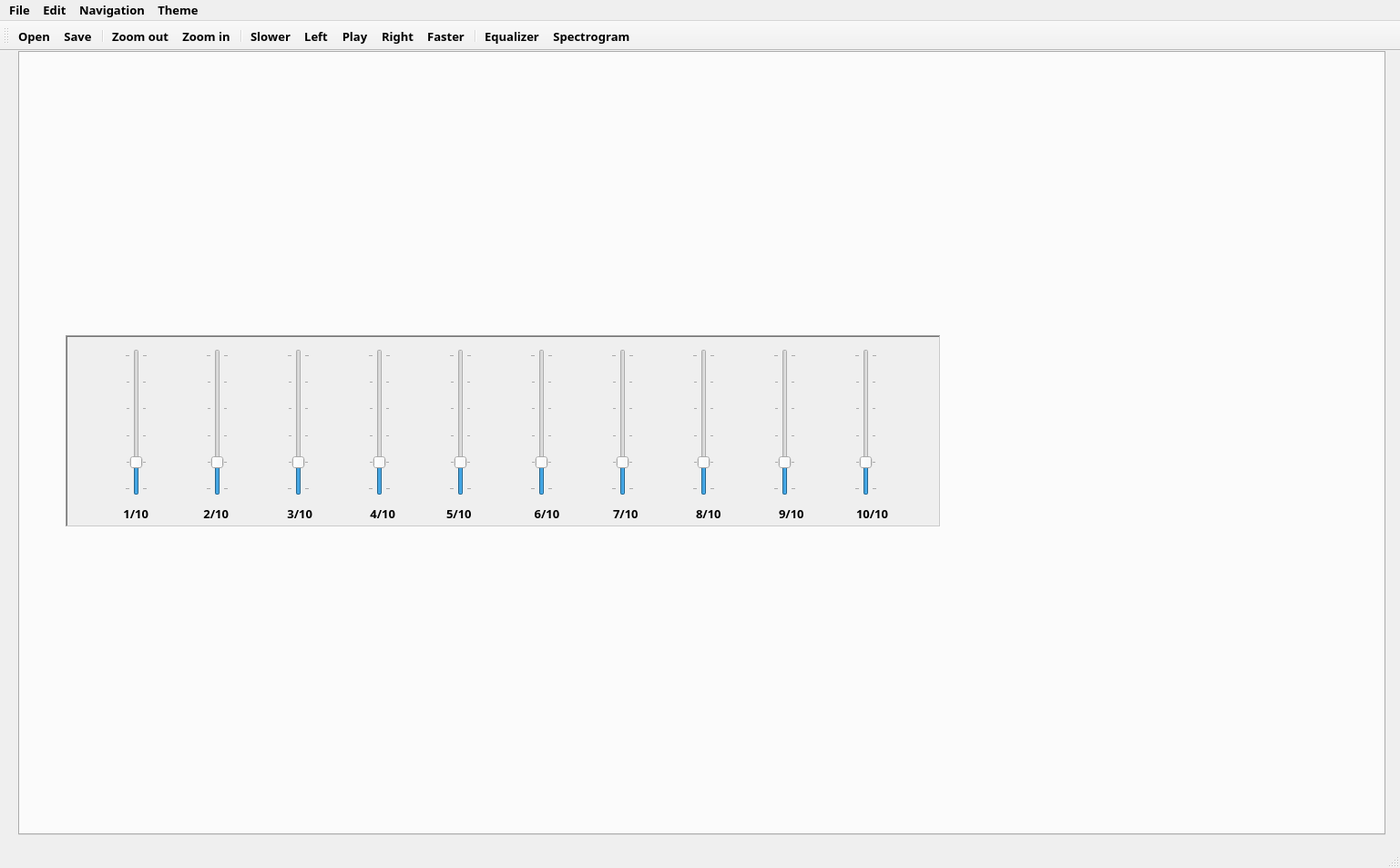
<?xml version="1.0" encoding="UTF-8"?>
<ui version="4.0">
 <class>MainWindow</class>
 <widget class="QMainWindow" name="MainWindow">
  <property name="geometry">
   <rect>
    <x>0</x>
    <y>0</y>
    <width>1537</width>
    <height>953</height>
   </rect>
  </property>
  <property name="font">
   <font>
    <family>Source Sans Pro Black</family>
    <pointsize>10</pointsize>
    <weight>75</weight>
    <italic>false</italic>
    <bold>true</bold>
    <strikeout>false</strikeout>
    <kerning>false</kerning>
   </font>
  </property>
  <property name="windowTitle">
   <string>Equalizer</string>
  </property>
  <property name="windowIcon">
   <iconset resource="Resources.qrc">
    <normaloff>:/Resources/images/sig.png</normaloff>:/Resources/images/sig.png</iconset>
  </property>
  <property name="tabShape">
   <enum>QTabWidget::Rounded</enum>
  </property>
  <widget class="QWidget" name="centralwidget">
   <widget class="QTabWidget" name="tabWidget">
    <property name="geometry">
     <rect>
      <x>20</x>
      <y>0</y>
      <width>1501</width>
      <height>861</height>
     </rect>
    </property>
    <property name="sizePolicy">
     <sizepolicy hsizetype="Preferred" vsizetype="Fixed">
      <horstretch>0</horstretch>
      <verstretch>0</verstretch>
     </sizepolicy>
    </property>
    <property name="minimumSize">
     <size>
      <width>6</width>
      <height>0</height>
     </size>
    </property>
    <property name="tabPosition">
     <enum>QTabWidget::North</enum>
    </property>
    <property name="tabShape">
     <enum>QTabWidget::Rounded</enum>
    </property>
    <property name="currentIndex">
     <number>0</number>
    </property>
    <property name="iconSize">
     <size>
      <width>32</width>
      <height>32</height>
     </size>
    </property>
    <property name="elideMode">
     <enum>Qt::ElideLeft</enum>
    </property>
    <property name="documentMode">
     <bool>false</bool>
    </property>
    <property name="tabsClosable">
     <bool>true</bool>
    </property>
    <property name="movable">
     <bool>true</bool>
    </property>
    <property name="tabBarAutoHide">
     <bool>true</bool>
    </property>
    <widget class="QWidget" name="tab">
     <attribute name="title">
      <string>Tab 1</string>
     </attribute>
     <widget class="PlotWidget" name="Before" native="true">
      <property name="geometry">
       <rect>
        <x>50</x>
        <y>550</y>
        <width>961</width>
        <height>271</height>
       </rect>
      </property>
     </widget>
     <widget class="PlotWidget" name="Spectrogram_Before" native="true">
      <property name="geometry">
       <rect>
        <x>1050</x>
        <y>520</y>
        <width>431</width>
        <height>311</height>
       </rect>
      </property>
     </widget>
     <widget class="PlotWidget" name="Spectrograph_After" native="true">
      <property name="geometry">
       <rect>
        <x>1060</x>
        <y>10</y>
        <width>431</width>
        <height>301</height>
       </rect>
      </property>
     </widget>
     <widget class="PlotWidget" name="After" native="true">
      <property name="geometry">
       <rect>
        <x>50</x>
        <y>10</y>
        <width>961</width>
        <height>271</height>
       </rect>
      </property>
     </widget>
     <widget class="QFrame" name="frame">
      <property name="geometry">
       <rect>
        <x>50</x>
        <y>310</y>
        <width>961</width>
        <height>211</height>
       </rect>
      </property>
      <property name="layoutDirection">
       <enum>Qt::LeftToRight</enum>
      </property>
      <property name="autoFillBackground">
       <bool>true</bool>
      </property>
      <property name="frameShape">
       <enum>QFrame::WinPanel</enum>
      </property>
      <property name="frameShadow">
       <enum>QFrame::Sunken</enum>
      </property>
      <property name="lineWidth">
       <number>0</number>
      </property>
      <property name="midLineWidth">
       <number>0</number>
      </property>
      <widget class="QWidget" name="layoutWidget">
       <property name="geometry">
        <rect>
         <x>1</x>
         <y>15</y>
         <width>961</width>
         <height>161</height>
        </rect>
       </property>
       <layout class="QHBoxLayout" name="horizontalLayout">
        <property name="spacing">
         <number>0</number>
        </property>
        <property name="sizeConstraint">
         <enum>QLayout::SetDefaultConstraint</enum>
        </property>
        <item>
         <widget class="QSlider" name="Slider_1">
          <property name="sizePolicy">
           <sizepolicy hsizetype="Fixed" vsizetype="Expanding">
            <horstretch>0</horstretch>
            <verstretch>0</verstretch>
           </sizepolicy>
          </property>
          <property name="maximum">
           <number>5</number>
          </property>
          <property name="sliderPosition">
           <number>1</number>
          </property>
          <property name="orientation">
           <enum>Qt::Vertical</enum>
          </property>
          <property name="invertedControls">
           <bool>false</bool>
          </property>
          <property name="tickPosition">
           <enum>QSlider::TicksBothSides</enum>
          </property>
          <property name="tickInterval">
           <number>1</number>
          </property>
         </widget>
        </item>
        <item>
         <widget class="QSlider" name="Slider_2">
          <property name="sizePolicy">
           <sizepolicy hsizetype="Fixed" vsizetype="Expanding">
            <horstretch>0</horstretch>
            <verstretch>0</verstretch>
           </sizepolicy>
          </property>
          <property name="maximum">
           <number>5</number>
          </property>
          <property name="sliderPosition">
           <number>1</number>
          </property>
          <property name="orientation">
           <enum>Qt::Vertical</enum>
          </property>
          <property name="tickPosition">
           <enum>QSlider::TicksBothSides</enum>
          </property>
          <property name="tickInterval">
           <number>1</number>
          </property>
         </widget>
        </item>
        <item>
         <widget class="QSlider" name="Slider_3">
          <property name="sizePolicy">
           <sizepolicy hsizetype="Fixed" vsizetype="Expanding">
            <horstretch>0</horstretch>
            <verstretch>0</verstretch>
           </sizepolicy>
          </property>
          <property name="maximum">
           <number>5</number>
          </property>
          <property name="sliderPosition">
           <number>1</number>
          </property>
          <property name="orientation">
           <enum>Qt::Vertical</enum>
          </property>
          <property name="tickPosition">
           <enum>QSlider::TicksBothSides</enum>
          </property>
          <property name="tickInterval">
           <number>1</number>
          </property>
         </widget>
        </item>
        <item>
         <widget class="QSlider" name="Slider_4">
          <property name="sizePolicy">
           <sizepolicy hsizetype="Fixed" vsizetype="Expanding">
            <horstretch>0</horstretch>
            <verstretch>0</verstretch>
           </sizepolicy>
          </property>
          <property name="maximum">
           <number>5</number>
          </property>
          <property name="sliderPosition">
           <number>1</number>
          </property>
          <property name="orientation">
           <enum>Qt::Vertical</enum>
          </property>
          <property name="tickPosition">
           <enum>QSlider::TicksBothSides</enum>
          </property>
          <property name="tickInterval">
           <number>1</number>
          </property>
         </widget>
        </item>
        <item>
         <widget class="QSlider" name="Slider_5">
          <property name="sizePolicy">
           <sizepolicy hsizetype="Fixed" vsizetype="Expanding">
            <horstretch>0</horstretch>
            <verstretch>0</verstretch>
           </sizepolicy>
          </property>
          <property name="maximum">
           <number>5</number>
          </property>
          <property name="sliderPosition">
           <number>1</number>
          </property>
          <property name="orientation">
           <enum>Qt::Vertical</enum>
          </property>
          <property name="tickPosition">
           <enum>QSlider::TicksBothSides</enum>
          </property>
          <property name="tickInterval">
           <number>1</number>
          </property>
         </widget>
        </item>
        <item>
         <widget class="QSlider" name="Slider_6">
          <property name="sizePolicy">
           <sizepolicy hsizetype="Fixed" vsizetype="Expanding">
            <horstretch>0</horstretch>
            <verstretch>0</verstretch>
           </sizepolicy>
          </property>
          <property name="maximum">
           <number>5</number>
          </property>
          <property name="sliderPosition">
           <number>1</number>
          </property>
          <property name="orientation">
           <enum>Qt::Vertical</enum>
          </property>
          <property name="tickPosition">
           <enum>QSlider::TicksBothSides</enum>
          </property>
          <property name="tickInterval">
           <number>1</number>
          </property>
         </widget>
        </item>
        <item>
         <widget class="QSlider" name="Slider_7">
          <property name="sizePolicy">
           <sizepolicy hsizetype="Fixed" vsizetype="Expanding">
            <horstretch>0</horstretch>
            <verstretch>0</verstretch>
           </sizepolicy>
          </property>
          <property name="maximum">
           <number>5</number>
          </property>
          <property name="sliderPosition">
           <number>1</number>
          </property>
          <property name="orientation">
           <enum>Qt::Vertical</enum>
          </property>
          <property name="tickPosition">
           <enum>QSlider::TicksBothSides</enum>
          </property>
          <property name="tickInterval">
           <number>1</number>
          </property>
         </widget>
        </item>
        <item>
         <widget class="QSlider" name="Slider_8">
          <property name="sizePolicy">
           <sizepolicy hsizetype="Fixed" vsizetype="Expanding">
            <horstretch>0</horstretch>
            <verstretch>0</verstretch>
           </sizepolicy>
          </property>
          <property name="maximum">
           <number>5</number>
          </property>
          <property name="sliderPosition">
           <number>1</number>
          </property>
          <property name="orientation">
           <enum>Qt::Vertical</enum>
          </property>
          <property name="tickPosition">
           <enum>QSlider::TicksBothSides</enum>
          </property>
          <property name="tickInterval">
           <number>1</number>
          </property>
         </widget>
        </item>
        <item>
         <widget class="QSlider" name="Slider_9">
          <property name="sizePolicy">
           <sizepolicy hsizetype="Fixed" vsizetype="Expanding">
            <horstretch>0</horstretch>
            <verstretch>0</verstretch>
           </sizepolicy>
          </property>
          <property name="maximum">
           <number>5</number>
          </property>
          <property name="sliderPosition">
           <number>1</number>
          </property>
          <property name="orientation">
           <enum>Qt::Vertical</enum>
          </property>
          <property name="tickPosition">
           <enum>QSlider::TicksBothSides</enum>
          </property>
          <property name="tickInterval">
           <number>1</number>
          </property>
         </widget>
        </item>
        <item>
         <widget class="QSlider" name="Slider_10">
          <property name="sizePolicy">
           <sizepolicy hsizetype="Fixed" vsizetype="Expanding">
            <horstretch>0</horstretch>
            <verstretch>0</verstretch>
           </sizepolicy>
          </property>
          <property name="maximum">
           <number>5</number>
          </property>
          <property name="sliderPosition">
           <number>1</number>
          </property>
          <property name="orientation">
           <enum>Qt::Vertical</enum>
          </property>
          <property name="tickPosition">
           <enum>QSlider::TicksBothSides</enum>
          </property>
          <property name="tickInterval">
           <number>1</number>
          </property>
         </widget>
        </item>
       </layout>
      </widget>
      <widget class="QWidget" name="layoutWidget_2">
       <property name="geometry">
        <rect>
         <x>0</x>
         <y>180</y>
         <width>961</width>
         <height>31</height>
        </rect>
       </property>
       <layout class="QHBoxLayout" name="horizontalLayout_2">
        <property name="spacing">
         <number>0</number>
        </property>
        <property name="sizeConstraint">
         <enum>QLayout::SetDefaultConstraint</enum>
        </property>
        <item>
         <widget class="QLabel" name="label_1">
          <property name="text">
           <string>1/10</string>
          </property>
          <property name="alignment">
           <set>Qt::AlignRight|Qt::AlignTrailing|Qt::AlignVCenter</set>
          </property>
          <property name="indent">
           <number>5</number>
          </property>
         </widget>
        </item>
        <item>
         <widget class="QLabel" name="label_2">
          <property name="text">
           <string>2/10</string>
          </property>
          <property name="alignment">
           <set>Qt::AlignRight|Qt::AlignTrailing|Qt::AlignVCenter</set>
          </property>
          <property name="indent">
           <number>13</number>
          </property>
         </widget>
        </item>
        <item>
         <widget class="QLabel" name="label_3">
          <property name="text">
           <string>3/10</string>
          </property>
          <property name="alignment">
           <set>Qt::AlignRight|Qt::AlignTrailing|Qt::AlignVCenter</set>
          </property>
          <property name="indent">
           <number>17</number>
          </property>
         </widget>
        </item>
        <item>
         <widget class="QLabel" name="label_4">
          <property name="text">
           <string>4/10</string>
          </property>
          <property name="alignment">
           <set>Qt::AlignRight|Qt::AlignTrailing|Qt::AlignVCenter</set>
          </property>
          <property name="indent">
           <number>22</number>
          </property>
         </widget>
        </item>
        <item>
         <widget class="QLabel" name="label_5">
          <property name="text">
           <string>5/10</string>
          </property>
          <property name="alignment">
           <set>Qt::AlignLeading|Qt::AlignLeft|Qt::AlignVCenter</set>
          </property>
          <property name="wordWrap">
           <bool>false</bool>
          </property>
          <property name="indent">
           <number>34</number>
          </property>
         </widget>
        </item>
        <item>
         <widget class="QLabel" name="label_6">
          <property name="text">
           <string>6/10</string>
          </property>
          <property name="alignment">
           <set>Qt::AlignCenter</set>
          </property>
         </widget>
        </item>
        <item>
         <widget class="QLabel" name="label_7">
          <property name="text">
           <string>7/10</string>
          </property>
          <property name="alignment">
           <set>Qt::AlignLeading|Qt::AlignLeft|Qt::AlignVCenter</set>
          </property>
          <property name="indent">
           <number>24</number>
          </property>
         </widget>
        </item>
        <item>
         <widget class="QLabel" name="label_8">
          <property name="text">
           <string>8/10</string>
          </property>
          <property name="alignment">
           <set>Qt::AlignLeading|Qt::AlignLeft|Qt::AlignVCenter</set>
          </property>
          <property name="indent">
           <number>19</number>
          </property>
         </widget>
        </item>
        <item>
         <widget class="QLabel" name="label_9">
          <property name="text">
           <string>9/10</string>
          </property>
          <property name="alignment">
           <set>Qt::AlignLeading|Qt::AlignLeft|Qt::AlignVCenter</set>
          </property>
          <property name="indent">
           <number>14</number>
          </property>
         </widget>
        </item>
        <item>
         <widget class="QLabel" name="label_10">
          <property name="text">
           <string>10/10</string>
          </property>
          <property name="alignment">
           <set>Qt::AlignLeading|Qt::AlignLeft|Qt::AlignVCenter</set>
          </property>
          <property name="indent">
           <number>3</number>
          </property>
         </widget>
        </item>
       </layout>
      </widget>
     </widget>
    </widget>
   </widget>
  </widget>
  <widget class="QMenuBar" name="menubar">
   <property name="geometry">
    <rect>
     <x>0</x>
     <y>0</y>
     <width>1537</width>
     <height>26</height>
    </rect>
   </property>
   <widget class="QMenu" name="menuFile">
    <property name="title">
     <string>File</string>
    </property>
    <addaction name="actionOpen"/>
    <addaction name="separator"/>
    <addaction name="actionSave"/>
    <addaction name="separator"/>
    <addaction name="actionClose_Tab"/>
    <addaction name="actionExit"/>
   </widget>
   <widget class="QMenu" name="menuNavigation">
    <property name="title">
     <string>Navigation</string>
    </property>
    <widget class="QMenu" name="menuScroll">
     <property name="title">
      <string>Scroll</string>
     </property>
     <addaction name="actionLeft"/>
     <addaction name="actionRight"/>
    </widget>
    <widget class="QMenu" name="menuZoom">
     <property name="title">
      <string>Zoom</string>
     </property>
     <addaction name="actionZoom_in"/>
     <addaction name="actionZoom_out"/>
    </widget>
    <widget class="QMenu" name="menuSpeed">
     <property name="title">
      <string>Speed</string>
     </property>
     <addaction name="actionFaster"/>
     <addaction name="actionSlower"/>
    </widget>
    <addaction name="menuZoom"/>
    <addaction name="separator"/>
    <addaction name="menuScroll"/>
    <addaction name="separator"/>
    <addaction name="actionPlay"/>
    <addaction name="menuSpeed"/>
   </widget>
   <widget class="QMenu" name="menuEdit">
    <property name="title">
     <string>Edit</string>
    </property>
    <addaction name="actionSpectrogram"/>
    <addaction name="separator"/>
    <addaction name="actionEqualizer"/>
    <addaction name="separator"/>
   </widget>
   <widget class="QMenu" name="menuTheme">
    <property name="title">
     <string>Theme</string>
    </property>
    <addaction name="actionGraph_theme"/>
    <addaction name="actionSpectrogram_theme"/>
   </widget>
   <addaction name="menuFile"/>
   <addaction name="menuEdit"/>
   <addaction name="menuNavigation"/>
   <addaction name="menuTheme"/>
  </widget>
  <widget class="QStatusBar" name="statusbar"/>
  <widget class="QToolBar" name="toolBar">
   <property name="windowTitle">
    <string>toolBar</string>
   </property>
   <property name="floatable">
    <bool>false</bool>
   </property>
   <attribute name="toolBarArea">
    <enum>TopToolBarArea</enum>
   </attribute>
   <attribute name="toolBarBreak">
    <bool>false</bool>
   </attribute>
   <addaction name="actionOpen"/>
   <addaction name="actionSave"/>
   <addaction name="separator"/>
   <addaction name="actionZoom_out"/>
   <addaction name="actionZoom_in"/>
   <addaction name="separator"/>
   <addaction name="actionSlower"/>
   <addaction name="actionLeft"/>
   <addaction name="actionPlay"/>
   <addaction name="actionRight"/>
   <addaction name="actionFaster"/>
   <addaction name="separator"/>
   <addaction name="actionEqualizer"/>
   <addaction name="actionSpectrogram"/>
  </widget>
  <action name="actionOpen">
   <property name="icon">
    <iconset resource="Resources.qrc">
     <normaloff>:/Resources/images/open.png</normaloff>:/Resources/images/open.png</iconset>
   </property>
   <property name="text">
    <string>Open</string>
   </property>
   <property name="shortcut">
    <string>Ctrl+O</string>
   </property>
  </action>
  <action name="actionSave">
   <property name="icon">
    <iconset resource="Resources.qrc">
     <normaloff>:/Resources/images/save.png</normaloff>:/Resources/images/save.png</iconset>
   </property>
   <property name="text">
    <string>Save</string>
   </property>
   <property name="shortcut">
    <string>Ctrl+S</string>
   </property>
  </action>
  <action name="actionTab">
   <property name="text">
    <string>Tab</string>
   </property>
   <property name="toolTip">
    <string>Tab</string>
   </property>
  </action>
  <action name="actionZoom_in">
   <property name="icon">
    <iconset resource="Resources.qrc">
     <normaloff>:/Resources/images/zoom in.png</normaloff>:/Resources/images/zoom in.png</iconset>
   </property>
   <property name="text">
    <string>Zoom in</string>
   </property>
   <property name="shortcut">
    <string>Ctrl+Up</string>
   </property>
  </action>
  <action name="actionZoom_out">
   <property name="icon">
    <iconset resource="Resources.qrc">
     <normaloff>:/Resources/images/zoom out.png</normaloff>:/Resources/images/zoom out.png</iconset>
   </property>
   <property name="text">
    <string>Zoom out</string>
   </property>
   <property name="shortcut">
    <string>Ctrl+Down</string>
   </property>
  </action>
  <action name="actionLeft">
   <property name="icon">
    <iconset resource="Resources.qrc">
     <normaloff>:/Resources/images/back.png</normaloff>:/Resources/images/back.png</iconset>
   </property>
   <property name="text">
    <string>Left</string>
   </property>
   <property name="shortcut">
    <string>Ctrl+Left</string>
   </property>
  </action>
  <action name="actionRight">
   <property name="icon">
    <iconset resource="Resources.qrc">
     <normaloff>:/Resources/images/next.png</normaloff>:/Resources/images/next.png</iconset>
   </property>
   <property name="text">
    <string>Right</string>
   </property>
   <property name="shortcut">
    <string>Ctrl+Right</string>
   </property>
  </action>
  <action name="actionFaster">
   <property name="icon">
    <iconset resource="Resources.qrc">
     <normaloff>:/Resources/images/Speed Up.png</normaloff>:/Resources/images/Speed Up.png</iconset>
   </property>
   <property name="text">
    <string>Faster</string>
   </property>
   <property name="shortcut">
    <string>Ctrl+Shift+Right</string>
   </property>
  </action>
  <action name="actionSlower">
   <property name="icon">
    <iconset resource="Resources.qrc">
     <normaloff>:/Resources/images/Speed Down.png</normaloff>:/Resources/images/Speed Down.png</iconset>
   </property>
   <property name="text">
    <string>Slower</string>
   </property>
   <property name="shortcut">
    <string>Ctrl+Shift+Left</string>
   </property>
  </action>
  <action name="actionPlay">
   <property name="checkable">
    <bool>true</bool>
   </property>
   <property name="checked">
    <bool>false</bool>
   </property>
   <property name="icon">
    <iconset resource="Resources.qrc">
     <normaloff>:/Resources/images/play.png</normaloff>
     <normalon>:/Resources/images/pause.png</normalon>:/Resources/images/play.png</iconset>
   </property>
   <property name="text">
    <string>Play</string>
   </property>
   <property name="shortcut">
    <string>Space</string>
   </property>
  </action>
  <action name="actionSpectrogram">
   <property name="checkable">
    <bool>true</bool>
   </property>
   <property name="icon">
    <iconset resource="Resources.qrc">
     <normaloff>:/Resources/images/spectr.png</normaloff>:/Resources/images/spectr.png</iconset>
   </property>
   <property name="text">
    <string>Spectrogram</string>
   </property>
   <property name="shortcut">
    <string>Ctrl+F</string>
   </property>
  </action>
  <action name="actionEqualizer">
   <property name="checkable">
    <bool>true</bool>
   </property>
   <property name="icon">
    <iconset resource="Resources.qrc">
     <normaloff>:/Resources/images/Equalizer.png</normaloff>:/Resources/images/Equalizer.png</iconset>
   </property>
   <property name="text">
    <string>Equalizer</string>
   </property>
   <property name="shortcut">
    <string>Ctrl+E</string>
   </property>
  </action>
  <action name="actionExit">
   <property name="text">
    <string>Exit</string>
   </property>
  </action>
  <action name="actionClose_Tab">
   <property name="text">
    <string>Close Tab</string>
   </property>
   <property name="shortcut">
    <string>Ctrl+F4</string>
   </property>
  </action>
  <action name="actionGraph_theme">
   <property name="text">
    <string>Graph</string>
   </property>
  </action>
  <action name="actionSpectrogram_theme">
   <property name="text">
    <string>Spectrogram</string>
   </property>
  </action>
 </widget>
 <customwidgets>
  <customwidget>
   <class>PlotWidget</class>
   <extends>QWidget</extends>
   <header>plotwidget.h</header>
   <container>1</container>
  </customwidget>
 </customwidgets>
 <resources>
  <include location="Resources.qrc"/>
 </resources>
 <connections/>
</ui>
